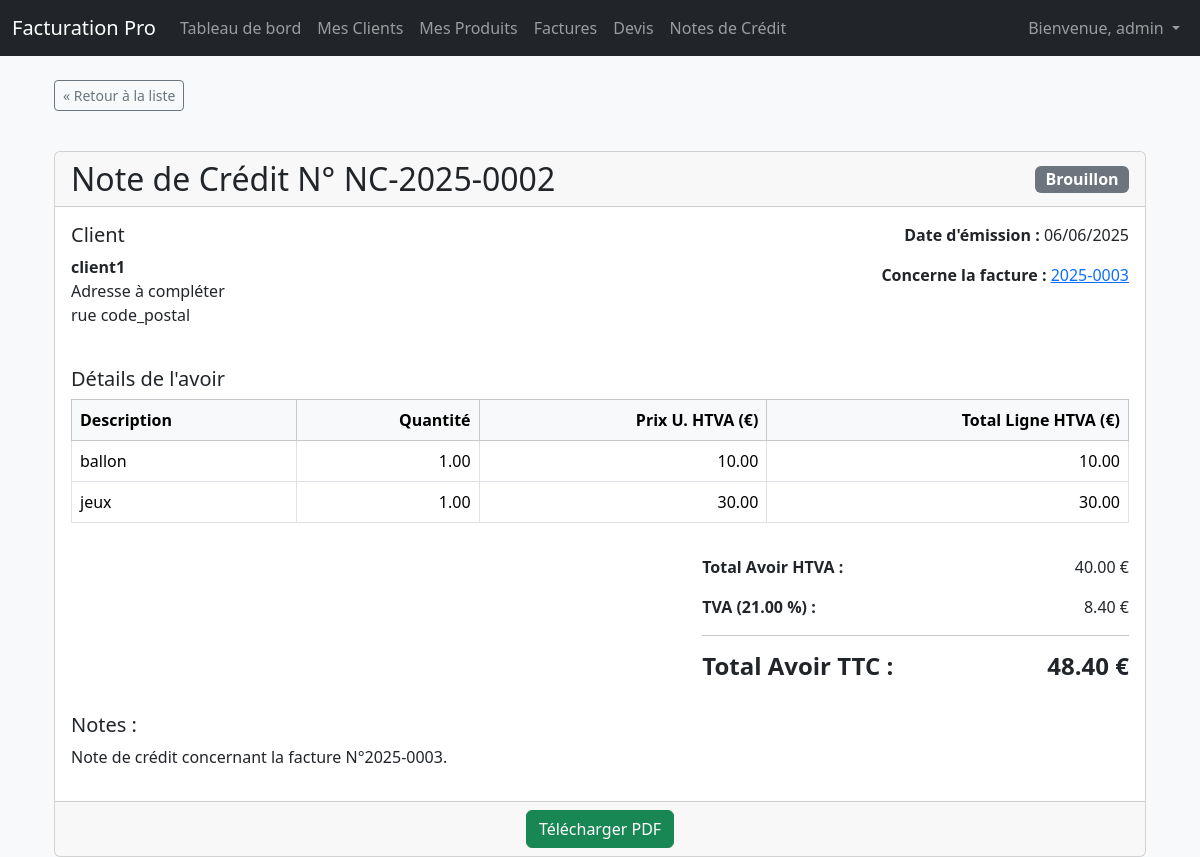
Page /documents/credit-note/2/ (signed in) on the committed database.
### documents/models.py (models this page shows, shortened)
class CreditNote(models.Model):
    class CreditNoteStatus(models.TextChoices):
        DRAFT = 'Brouillon', 'Brouillon'
        FINALIZED = 'Finalisée', 'Finalisée'
    user = models.ForeignKey(User, on_delete=models.CASCADE, related_name='credit_notes')
    client = models.ForeignKey(Client, on_delete=models.PROTECT, related_name='credit_notes')
    original_invoice = models.ForeignKey(Invoice, on_delete=models.SET_NULL, null=True, blank=True, related_name='credit_notes')
    credit_note_number = models.CharField(max_length=50, unique=True, blank=True, help_text="Numéro de la note de crédit (sera auto-généré si laissé vide)")
    issue_date = models.DateField(default=timezone.now, help_text="Date d'émission de la note de crédit")
    status = models.CharField(max_length=10, choices=CreditNoteStatus.choices, default=CreditNoteStatus.DRAFT)
    vat_percentage = models.DecimalField(max_digits=5, decimal_places=2, default=21.00)
    total_amount_htva = models.DecimalField(max_digits=10, decimal_places=2, default=0.00, blank=True)
    total_amount_ttc = models.DecimalField(max_digits=10, decimal_places=2, default=0.00, blank=True)
    notes = models.TextField(blank=True, null=True, help_text="Raison de la note de crédit ou autres notes")
    created_at = models.DateTimeField(auto_now_add=True)
    updated_at = models.DateTimeField(auto_now=True)
    class Meta:
        ordering = ['-issue_date', '-credit_note_number']
        verbose_name = "Note de Crédit"
        verbose_name_plural = "Notes de Crédit"
        unique_together = ('user', 'credit_note_number')
    @property
    def vat_amount(self):
        if self.total_amount_htva is not None and self.vat_percentage is not None:
            return (self.total_amount_htva * self.vat_percentage) / 100
        return 0

class Invoice(models.Model):
    class InvoiceStatus(models.TextChoices):
        DRAFT = 'Brouillon', 'Brouillon'
        SENT = 'Envoyée', 'Envoyée'
        PAID = 'Payée', 'Payée'
        OVERDUE = 'En retard', 'En retard'
        CANCELLED = 'Annulée', 'Annulée'
    user = models.ForeignKey(User, on_delete=models.CASCADE, related_name='invoices')
    client = models.ForeignKey(Client, on_delete=models.PROTECT, related_name='invoices', help_text="Client associé à cette facture")
    invoice_number = models.CharField(max_length=50, blank=True, help_text="Numéro de facture unique par utilisateur (sera auto-généré si laissé vide)")
    issue_date = models.DateField(default=timezone.now, help_text="Date d'émission de la facture")
    due_date = models.DateField(help_text="Date d'échéance de la facture")
    status = models.CharField(max_length=10, choices=InvoiceStatus.choices, default=InvoiceStatus.DRAFT, help_text="Statut actuel de la facture")
    vat_percentage = models.DecimalField(max_digits=5, decimal_places=2, default=21.00, help_text="Pourcentage de TVA appliqué (ex: 21.00)")
    total_amount_htva = models.DecimalField(max_digits=10, decimal_places=2, default=0.00, blank=True, help_text="Montant total HTVA (calculé)")
    total_amount_ttc = models.DecimalField(max_digits=10, decimal_places=2, default=0.00, blank=True, help_text="Montant total TTC (calculé)")
    notes = models.TextField(blank=True, null=True, help_text="Notes ou termes additionnels")
    created_at = models.DateTimeField(auto_now_add=True)
    updated_at = models.DateTimeField(auto_now=True)
    class Meta:
        ordering = ['-issue_date', '-invoice_number']
        unique_together = ('user', 'invoice_number')

class CreditNoteItem(models.Model):
    credit_note = models.ForeignKey(CreditNote, on_delete=models.CASCADE, related_name='items')
    product = models.ForeignKey(Product, on_delete=models.SET_NULL, blank=True, null=True)
    description = models.CharField(max_length=255, blank=True)
    quantity = models.DecimalField(max_digits=10, decimal_places=2)
    unit_price_htva = models.DecimalField(max_digits=10, decimal_places=2, blank=True, null=True)
    total_line_htva = models.DecimalField(max_digits=10, decimal_places=2, blank=True)
    class Meta:
        verbose_name = "Ligne de Note de Crédit"
        verbose_name_plural = "Lignes de Note de Crédit"

### clients/models.py (models this page shows, shortened)
class Client(models.Model):
    user = models.ForeignKey(User, on_delete=models.CASCADE, related_name='clients') # <-- CHAMP AJOUTÉ
    nom = models.CharField(max_length=200, help_text="Nom complet ou raison sociale du client") # unique=True enlevé ici
    email = models.EmailField(max_length=254, blank=True, null=True, help_text="Adresse email du client")
    telephone = models.CharField(max_length=20, blank=True, null=True, help_text="Numéro de téléphone du client")
    adresse_ligne1 = models.CharField(max_length=255, help_text="Rue et numéro")
    adresse_ligne2 = models.CharField(max_length=255, blank=True, null=True, help_text="Ligne d'adresse supplémentaire (appartement, etc.)")
    code_postal = models.CharField(max_length=10)
    ville = models.CharField(max_length=100)
    pays = models.CharField(max_length=100, default="Belgique")
    numero_tva = models.CharField(max_length=50, blank=True, null=True, help_text="Numéro de TVA (si applicable)")
    date_creation = models.DateTimeField(auto_now_add=True)
    date_mise_a_jour = models.DateTimeField(auto_now=True)
    class Meta:
        ordering = ['nom']
        unique_together = ('user', 'nom') # <-- Nom du client unique PAR utilisateur

### documents/views.py (the view)
# urls.py: path('credit-note/<int:credit_note_id>/', views.credit_note_detail, name='credit_note_detail'), # <-- NOUVELLE LIGNE
@login_required
def credit_note_detail(request, credit_note_id):
    credit_note = get_object_or_404(CreditNote, id=credit_note_id, user=request.user)
    context = {
        'credit_note': credit_note,
        'page_title': f"Détails Note de Crédit N°{credit_note.credit_note_number}"
    }
    return render(request, 'documents/credit_note_detail.html', context)

### documents/templates/documents/credit_note_detail.html (shortened to what this page needs)
{% extends 'base.html' %}
{% block content %}
<div class="container">
    <p><a href="{% url 'documents:credit_note_list' %}" class="btn btn-outline-secondary btn-sm mb-4">&laquo; Retour à la liste</a></p>
    <div class="card">
        <div class="card-header">
            <div class="d-flex justify-content-between align-items-center">
                <h1 class="h2 mb-0">Note de Crédit N° {{ credit_note.credit_note_number }}</h1>
                <span class="badge bg-secondary fs-6">{{ credit_note.get_status_display }}</span>
            </div>
        </div>
        <div class="card-body">
            <div class="row mb-4">
                <div class="col-md-6">
                    <h2 class="h5">Client</h2>
                    <p>
                        <strong>{{ credit_note.client.nom }}</strong><br>
                        {{ credit_note.client.adresse_ligne1 }}<br>
                        {{ credit_note.client.code_postal }} {{ credit_note.client.ville }}
                    </p>
                </div>
                <div class="col-md-6 text-md-end">
                    <p><strong>Date d'émission :</strong> {{ credit_note.issue_date|date:"d/m/Y" }}</p>
                    {% if credit_note.original_invoice %}
                        <p><strong>Concerne la facture :</strong> <a href="{% url 'documents:invoice_detail' credit_note.original_invoice.id %}">{{ credit_note.original_invoice.invoice_number }}</a></p>
                    {% endif %}
                </div>
            </div>
            <h3 class="h5 mt-4">Détails de l'avoir</h3>
            <div class="table-responsive">
                <table class="table table-bordered">
                    <thead class="table-light">
                        <tr>
                            <th>Description</th>
                            <th class="text-end">Quantité</th>
                            <th class="text-end">Prix U. HTVA (€)</th>
                            <th class="text-end">Total Ligne HTVA (€)</th>
                        </tr>
                    </thead>
                    <tbody>
                        {% for item in credit_note.items.all %}
                        <tr>
                            <td>{{ item.description }}</td>
                            <td class="text-end">{{ item.quantity|floatformat:2 }}</td>
                            <td class="text-end">{{ item.unit_price_htva|floatformat:2 }}</td>
                            <td class="text-end">{{ item.total_line_htva|floatformat:2 }}</td>
                        </tr>
                        {% endfor %}
                    </tbody>
                </table>
            </div>
            <div class="row justify-content-end mt-3">
                <div class="col-md-5">
                    <p><strong>Total Avoir HTVA :</strong> <span class="float-end">{{ credit_note.total_amount_htva|floatformat:2 }} €</span></p>
                    <p><strong>TVA ({{ credit_note.vat_percentage|floatformat:2 }} %) :</strong> <span class="float-end">{{ credit_note.vat_amount|floatformat:2 }} €</span></p>
                    <hr>
                    <h4 class="fw-bold"><strong>Total Avoir TTC :</strong> <span class="float-end">{{ credit_note.total_amount_ttc|floatformat:2 }} €</span></h4>
                </div>
            </div>
            {% if credit_note.notes %}
            <div class="mt-4">
                <h3 class="h5">Notes :</h3>
                <p>{{ credit_note.notes|linebreaksbr }}</p>
            </div>
            {% endif %}
        </div>
        <div class="card-footer text-center">
            <a href="{% url 'documents:view_credit_note_pdf' credit_note.id %}" target="_blank" class="btn btn-success">Télécharger PDF</a>
        </div>
    </div>
</div>
{% endblock %}

### templates/base.html (shortened to what this page needs)
<!DOCTYPE html>
<html lang="fr">
<head>
    <link href="https://cdn.jsdelivr.net/npm/bootstrap@5.3.3/dist/css/bootstrap.min.css" rel="stylesheet">
    <link href="https://cdn.jsdelivr.net/npm/tom-select@2.3.1/dist/css/tom-select.bootstrap5.css" rel="stylesheet">
</head>
<body>
    <nav class="navbar navbar-expand-lg navbar-dark bg-dark fixed-top">
        <div class="container-fluid">
            <a class="navbar-brand" href="{% url 'core:dashboard' %}">Facturation Pro</a>
            <div class="collapse navbar-collapse" id="navbarNav">
                <ul class="navbar-nav me-auto mb-2 mb-lg-0">
                    <li class="nav-item">
                        <a class="nav-link" href="{% url 'core:dashboard' %}">Tableau de bord</a>
                    </li>
                    <li class="nav-item">
                        <a class="nav-link" href="{% url 'clients:client_list' %}">Mes Clients</a>
                    </li>
                    <li class="nav-item">
                        <a class="nav-link" href="{% url 'products:product_list' %}">Mes Produits</a>
                    </li>
                    <li class="nav-item">
                        <a class="nav-link" href="{% url 'documents:invoice_list' %}">Factures</a>
                    </li>
                    <li class="nav-item">
                        <a class="nav-link" href="{% url 'documents:quote_list' %}">Devis</a>
                    </li>
                    <li class="nav-item">
                        <a class="nav-link" href="{% url 'documents:credit_note_list' %}">Notes de Crédit</a>
                    </li>
                </ul>
                <ul class="navbar-nav">
                    {% if user.is_authenticated %}
                        <li class="nav-item dropdown">
                            <a class="nav-link dropdown-toggle" href="#" id="navbarDropdown" role="button" data-bs-toggle="dropdown" aria-expanded="false">
                                Bienvenue, {{ user.username }}
                            </a>
                        </li>
                    {% else %}
                        <li class="nav-item">
                            <a class="nav-link" href="{% url 'login' %}">Se connecter</a>
                        </li>
                    {% endif %}
                </ul>
            </div>
        </div>
    </nav>
    <main class="container mt-4">
        {% block content %}
            {% endblock %}
    </main>
</body>
</html>

### templates/base.html (style rules this page uses)
body { padding-top: 56px; background-color: #f8f9fa; }

### rows in the picture
CreditNote: credit_note_number "NC-2025-0002", status "Brouillon", client.nom "client1", client.adresse_ligne1 "Adresse à compléter", client.code_postal "rue", client.ville "code_postal", issue_date "06/06/2025", original_invoice.invoice_number "2025-0003", total_amount_htva "40.00", vat_percentage "21.00", vat_amount "8.40", total_amount_ttc "48.40", notes "Note de crédit concernant la facture N°2025-0003."
CreditNoteItem: description "ballon", quantity "1.00", unit_price_htva "10.00", total_line_htva "10.00"
CreditNoteItem: description "jeux", quantity "1.00", unit_price_htva "30.00", total_line_htva "30.00"

### other values in the picture
{{ user.username }} "admin"
